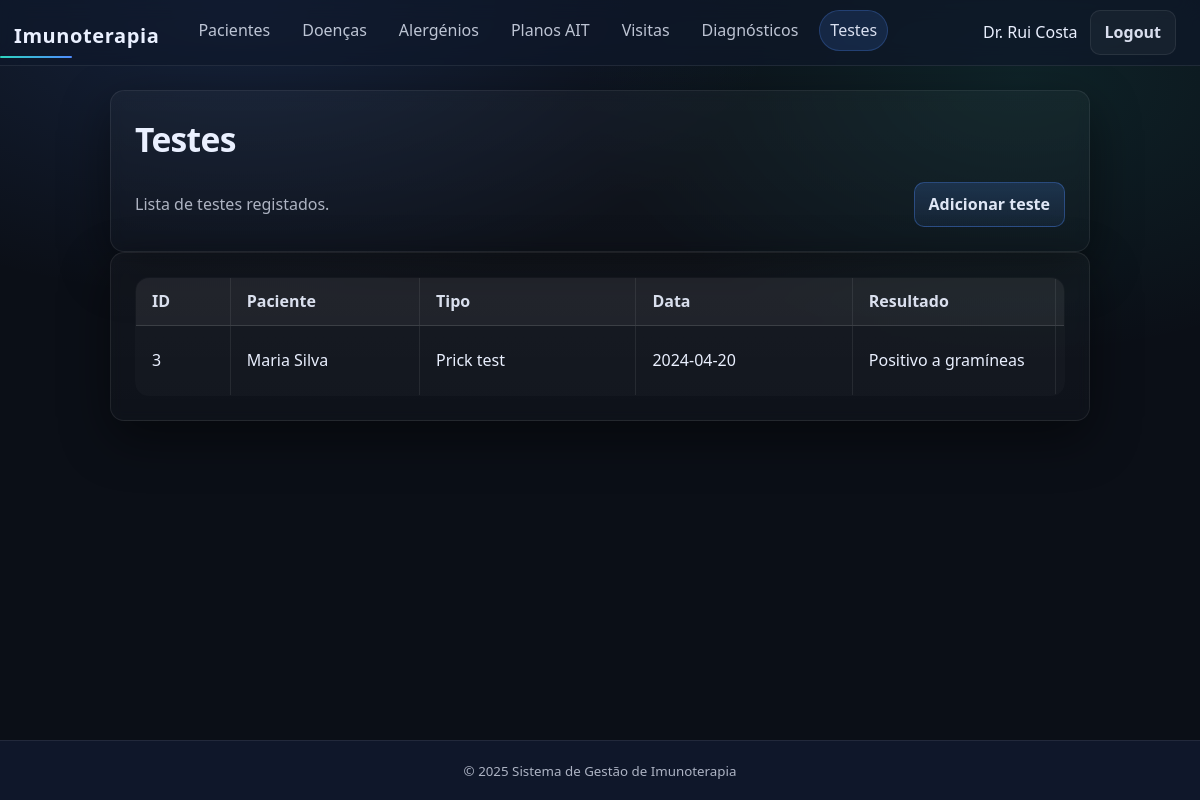
The app's page /php/public/tests.php (signed in) with its own data.
### tables this page shows
CREATE TABLE "Testes" (
  "id"           INTEGER PRIMARY KEY,
  "paciente_id"  INTEGER NOT NULL,
  "tipo"         TEXT NOT NULL,           -- ex: prick/IgE
  "data"         TEXT NOT NULL,           -- YYYY-MM-DD
  "resultado"    TEXT,
  "notas"        TEXT,
  FOREIGN KEY ("paciente_id") REFERENCES "Pacientes"("id") ON DELETE CASCADE
);

### php/public/tests.php (the view, shortened to what this page needs)
<?php
require_once __DIR__ . '/../../includes/header.php';
try {
  $patients = $pdo->query('SELECT "id","nome_completo" FROM "Pacientes" ORDER BY "nome_completo"')->fetchAll();
  $patientMap = [];
  foreach ($patients as $p) $patientMap[(int)$p['id']] = (string)$p['nome_completo'];
  $tests = $pdo->query('SELECT "id","paciente_id","tipo","data","resultado","notas" FROM "Testes" ORDER BY "data" DESC, "id" DESC')->fetchAll();
} catch (Throwable $e) {
  $tests = [];
  $patientMap = [];
  $loadError = $e->getMessage();
}
?>
<section class="card">
  <h1>Testes</h1>
  <div style="display:flex; gap:10px; align-items:center; justify-content:space-between; flex-wrap:wrap;">
    <p style="margin:0;">Lista de testes registados.</p>
    <a class="btn btn-primary" href="<?= $BASE_URL ?>/test_create.php">Adicionar teste</a>
  </div>
</section>
<section class="card">
  <?php if (empty($tests)): ?>
    <p>Sem testes registados.</p>
  <?php else: ?>
    <table class="table table-compact">
      <thead>
        <tr>
          <th>ID</th>
          <th>Paciente</th>
          <th>Tipo</th>
          <th>Data</th>
          <th>Resultado</th>
          <th>Ações</th>
        </tr>
      </thead>
      <tbody>
        <?php foreach ($tests as $t): ?>
          <tr>
            <td><?= htmlspecialchars((string)$t['id']) ?></td>
            <td><?= htmlspecialchars($patientMap[(int)$t['paciente_id']] ?? ('#' . $t['paciente_id'])) ?></td>
            <td><?= htmlspecialchars((string)$t['tipo']) ?></td>
            <td><?= htmlspecialchars((string)$t['data']) ?></td>
            <td><?= htmlspecialchars((string)($t['resultado'] ?? '—')) ?></td>
            <td>
            </td>
          </tr>
        <?php endforeach; ?>
      </tbody>
    </table>
  <?php endif; ?>
</section>
<?php require_once __DIR__ . '/../../includes/footer.php'; ?>

### php/public/css/base.css (style rules this page uses)
* { margin:0; padding:0; box-sizing:border-box; }
html, body { height:100%; font-family: var(--font); background: radial-gradient(900px 500px at 20% 0%, rgba(79,140,255,.16), transparent 60%), radial-gradient(800px 500px at 85% 10%, rgba(45,212,191,.10), transparent 55%), var(--bg); color: var(--text); line-height: 1.45; }
a { color: var(--primary); text-decoration:none; }
h1 { font-size:2.1rem; letter-spacing:-.02em; margin: 0 0 var(--s-2) 0; }
p { color: var(--muted); line-height: 1.6; margin: 0 0 var(--s-2) 0; }
.card { background: linear-gradient(180deg, rgba(255,255,255,.03), rgba(255,255,255,.015)); border:1px solid var(--border); border-radius: var(--r-2); padding: var(--s-5); box-shadow: var(--shadow); backdrop-filter: blur(6px); }
body { min-height: 100vh; display: flex; flex-direction: column; }

### php/public/css/components.css (style rules this page uses)
.btn { appearance: none; border: 1px solid var(--border); background: rgba(255,255,255,.04); color: rgba(234,240,255,.92); padding: 10px 14px; border-radius: 10px; font-weight: 600; cursor: pointer; transition: background .2s ease, border-color .2s ease, transform .1s ease; }
.btn-primary { background: linear-gradient( 180deg, rgba(79,140,255,.18), rgba(79,140,255,.08) ); border-color: rgba(79,140,255,.35); color: rgba(234,240,255,.95); }
.card table, .table { width: 100%; border-collapse: collapse; table-layout: auto; background: rgba(255,255,255,.02); border: 1px solid var(--border); border-radius: var(--r-2); overflow: hidden; }
.card table th, .card table td, .table th, .table td { padding: 14px 18px; border-bottom: 1px solid var(--border); vertical-align: middle; }
.card table th, .table th { text-align: left; font-weight: 800; color: rgba(234,240,255,.92); background: rgba(255,255,255,.03); }
.card table th + th, .card table td + td, .table th + th, .table td + td { border-left: 1px solid var(--border); }
.card table td, .table td { white-space: normal; overflow-wrap: normal; word-break: normal; }
.card > * + * { margin-top: 18px; }
.card h1, .card h2 { margin-bottom: 6px; }
.card table td:nth-child(2), .card table td:nth-child(4), .table td:nth-child(2), .table td:nth-child(4) { white-space: nowrap; }
.card table td:nth-child(5), .table td:nth-child(5) { overflow-wrap: break-word; word-break: normal; }
.card table th:last-child, .card table td:last-child, .table th:last-child, .table td:last-child { text-align: center; vertical-align: middle; width: 1%; white-space: nowrap; }
.card table thead th, .table thead th { background: rgba(255,255,255,.05); border-bottom: 1px solid rgba(255,255,255,.12); }
.card table th, .card table td, .table th, .table td { padding: 12px 16px; }
.card table td:nth-child(5), .table td:nth-child(5) { max-width: 220px; }
.table, .card table { table-layout: fixed; }
.table td:nth-child(1), .table th:nth-child(1) { width: 70px; }
.table td:nth-child(2), .table th:nth-child(2) { width: 140px; }
.table td:nth-child(3), .table th:nth-child(3) { width: 160px; }
.table td:nth-child(4), .table th:nth-child(4) { width: 160px; }
.table td:nth-child(5), .table th:nth-child(5) { width: 150px; }

### php/public/css/forms.css (style rules this page uses)
main.container > .card { max-width: 980px; margin-left: auto; margin-right: auto; }

### php/public/css/theme.css (style rules this page uses)
:root { --bg: #0b0f17; --surface: #111827; --surface-2: #0f172a; --border: rgba(255,255,255,.08); --primary: #4f8cff; --primary-2: #2f6fff; --accent: #2dd4bf; --accent-2: #22c55e; --danger: #fb7185; --text: #eaf0ff; --muted: rgba(234,240,255,.72); --font: system-ui, -apple-system, Segoe UI, Roboto, Arial, sans-serif; --s-1: 6px; --s-2: 10px; --s-3: 14px; --s-4: 18px; --s-5: 24px; --r-1: 10px; --r-2: 14px; --shadow: 0 18px 50px rgba(0,0,0,.45); }

### records on screen
testes: id "3", paciente "Maria Silva", tipo "Prick test", data "2024-04-20", resultado "Positivo a gramíneas"

### other values on screen
$_SESSION['user']['full_name'] "Dr. Rui Costa"
